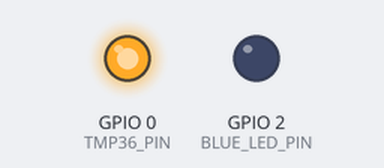
Simulated run of this sketch. Board: ESP8266 (NodeMCU). Parts: output pins drawn as LEDs (lit = HIGH). WiFi joins after 1.5 s; servers stay silent unless stated; no MQTT or app messages arrive unless stated; what the sketch prints to the serial monitor is not drawn.

Above: at 0.1 s.
Timing chart, 0 to 4.6 s (numbered marks = the images above):
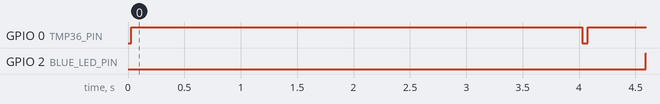

The sketch:

MQTT_Watson_LowPower.ino
```cpp
#include <ESP8266WiFi.h>
#include <PubSubClient.h>

#define TMP36_PIN          0 // Analog pin
#define RED_LED_PIN        0 // Digital pin
#define BLUE_LED_PIN       2 // Digital pin

#define TURN_ON            LOW
#define TURN_OFF           HIGH

#define MY_SSID            "*** YOUR SSID HERE ***"
#define MY_WEP_PASSWORD    "*** YOUR WI-FI PASSWORD HERE ***"

#define BROKER             "quickstart.messaging.internetofthings.ibmcloud.com"
#define TOPIC              "iot-2/evt/status/fmt/json"
#define MY_CLIENT_ID       "d:quickstart:ArduinoUnoWiFi:PDH-AU1"

/*
#define BROKER             "test.mosquitto.org"
#define TOPIC              "pdhArduinoTest1"
#define MY_CLIENT_ID       "pdh-MQTTpub-Win1-ID"
*/

char message[128];
#define DELAY_BT_READINGS  120 // Delay time in seconds between messages

WiFiClient client; int port = 1883;
PubSubClient clientPS(client);

void setup() {
  pinMode (RED_LED_PIN, OUTPUT);
  pinMode (BLUE_LED_PIN, OUTPUT);

  digitalWrite(RED_LED_PIN, TURN_ON);
  digitalWrite (BLUE_LED_PIN, TURN_ON);

  Serial.begin(9600);
  while (!Serial) {
    ; // Wait for serial port to connect. Needed for native USB port only
  }
  Serial.println ("In setup...");

  if (WiFi.status() == WL_NO_SHIELD) {
    Serial.println("No WiFi capability");
    while (true);
  }
  Serial.println ("WiFi OK");

  clientPS.setServer(BROKER, port);

  doWork();

  Serial.println ("Sleep...");
  ESP.deepSleep(DELAY_BT_READINGS * 1000000, WAKE_RF_DEFAULT);
}

void doWork() {
  Serial.println ("Enter doWork");

  while (!clientPS.connected()) {
    connect_to_MQTT();
  }

  digitalWrite(RED_LED_PIN, TURN_OFF);

  int ar = analogRead(TMP36_PIN);
  // Serial.println (ar);
  double volts = ar / 1024.;
  // Serial.println (v, 3);
  volts *= .977; // Observed fudge factor
  float degreesC = (volts - 0.5) * 100.0;
  float degreesF = degreesC * (9.0/5.0) + 32.0;

  int rssi = WiFi.RSSI();

  buildMessage (degreesF, volts, rssi);

  Serial.print ("Publish: "); Serial.println (message);
  Serial.print ("  Len: "); Serial.println (strlen(message)); // Max seems to be 96; MQTT_MAX_PACKET_SIZE
  clientPS.publish(TOPIC, message);

  delay(500);
  digitalWrite(BLUE_LED_PIN, TURN_OFF);
  Serial.println ("Exit doWork");
}

void connect_to_MQTT() {
  Serial.println ("Connect to MQTT");

  while (WiFi.status() != WL_CONNECTED) {
    Serial.println("Connect to WiFi");
    WiFi.begin(MY_SSID, MY_WEP_PASSWORD);
    Serial.println("  Delay before use");
    digitalWrite(RED_LED_PIN, TURN_OFF);
    delay(4000);
    digitalWrite(RED_LED_PIN, TURN_ON);
  }

  if (!clientPS.connected()) {
    Serial.println("Connect to broker");
    boolean connected = clientPS.connect(MY_CLIENT_ID);
    if (connected) {
      Serial.println("  Success");
    } else {
      Serial.print("  Failed, rc="); Serial.print(clientPS.state());
        Serial.println (" ; delay");
      digitalWrite(RED_LED_PIN, TURN_OFF);
      delay(500);
      digitalWrite(RED_LED_PIN, TURN_ON);
      /*
       * State codes:
       * -4 : MQTT_CONNECTION_TIMEOUT - the server didn't respond within the keepalive time
       * -3 : MQTT_CONNECTION_LOST - the network connection was broken
       * -2 : MQTT_CONNECT_FAILED - the network connection failed
       * -1 : MQTT_DISCONNECTED - the client is disconnected cleanly
       *  0 : MQTT_CONNECTED - the cient is connected
       *  1 : MQTT_CONNECT_BAD_PROTOCOL - the server doesn't support the requested version of MQTT
       *  2 : MQTT_CONNECT_BAD_CLIENT_ID - the server rejected the client identifier
       *  3 : MQTT_CONNECT_UNAVAILABLE - the server was unable to accept the connection
       *  4 : MQTT_CONNECT_BAD_CREDENTIALS - the username/password were rejected
       *  5 : MQTT_CONNECT_UNAUTHORIZED - the client was not authorized to connect
       */
    }
  }
}

void buildMessage(double temp, double volts, int rssi) {
  char tempBuf[5];

  strcpy (message, "{\"d\":{\"Temp\":");
   dtostrf (temp, 5, 1, tempBuf);
   strcat (message, tempBuf);

  strcat (message, ", \"RSSI\":");
   itoa(rssi, tempBuf, 10);
   strcat (message, tempBuf);

  strcat (message, ", \"volt\":");
   dtostrf (volts, 4, 3, tempBuf);
   strcat (message, tempBuf);

  strcat (message, "}}");
}

void loop() { } // Never called
```

Measured:
- by itself, GPIO 0 (TMP36_PIN): LOW → HIGH at 0.03 s, → LOW 4.0 s later, → HIGH 0.05 s later
- by itself, GPIO 2 (BLUE_LED_PIN): LOW → HIGH at 4.6 s
